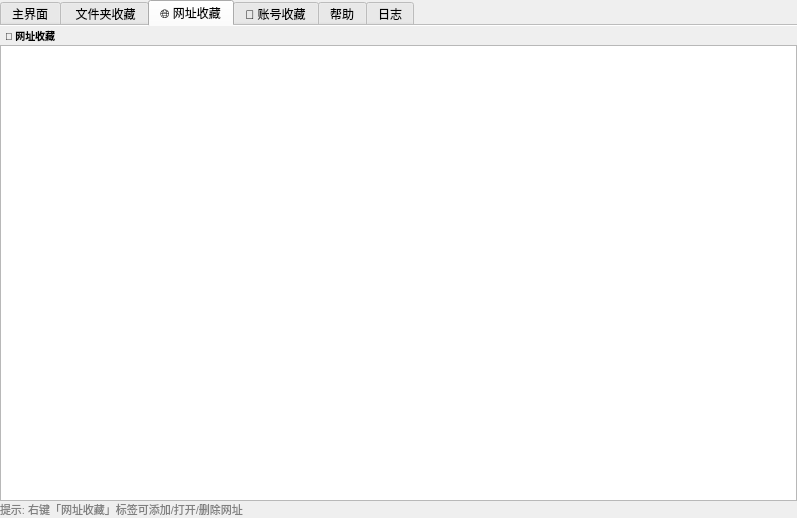
<?xml version="1.0" encoding="UTF-8"?>
<ui version="4.0">
 <class>MainWindowRoot</class>
 <widget class="QWidget" name="MainWindowRoot">
  <property name="geometry">
   <rect>
    <x>0</x>
    <y>0</y>
    <width>797</width>
    <height>505</height>
   </rect>
  </property>
  <property name="windowTitle">
   <string>L Notepad</string>
  </property>
  <layout class="QVBoxLayout" name="rootHostLayout">
   <property name="spacing">
    <number>0</number>
   </property>
   <property name="leftMargin">
    <number>0</number>
   </property>
   <property name="topMargin">
    <number>0</number>
   </property>
   <property name="rightMargin">
    <number>0</number>
   </property>
   <property name="bottomMargin">
    <number>0</number>
   </property>
   <item>
    <layout class="QVBoxLayout" name="verticalLayout_root">
     <property name="spacing">
      <number>0</number>
     </property>
     <property name="leftMargin">
      <number>0</number>
     </property>
     <property name="topMargin">
      <number>0</number>
     </property>
     <property name="rightMargin">
      <number>0</number>
     </property>
     <property name="bottomMargin">
      <number>0</number>
     </property>
     <item>
      <widget class="QTabWidget" name="tabs">
       <property name="currentIndex">
        <number>2</number>
       </property>
       <property name="documentMode">
        <bool>true</bool>
       </property>
       <widget class="QWidget" name="tab_main">
        <attribute name="title">
         <string>主界面</string>
        </attribute>
        <layout class="QVBoxLayout" name="verticalLayout_mainTab">
         <property name="spacing">
          <number>0</number>
         </property>
         <property name="leftMargin">
          <number>0</number>
         </property>
         <property name="topMargin">
          <number>0</number>
         </property>
         <property name="rightMargin">
          <number>0</number>
         </property>
         <property name="bottomMargin">
          <number>0</number>
         </property>
         <item>
          <widget class="QSplitter" name="splitter_main">
           <property name="orientation">
            <enum>Qt::Horizontal</enum>
           </property>
           <widget class="QWidget" name="left_panel">
            <property name="minimumSize">
             <size>
              <width>170</width>
              <height>0</height>
             </size>
            </property>
            <property name="maximumSize">
             <size>
              <width>220</width>
              <height>16777215</height>
             </size>
            </property>
            <layout class="QVBoxLayout" name="verticalLayout_left">
             <property name="spacing">
              <number>6</number>
             </property>
             <property name="leftMargin">
              <number>6</number>
             </property>
             <property name="topMargin">
              <number>8</number>
             </property>
             <property name="rightMargin">
              <number>4</number>
             </property>
             <property name="bottomMargin">
              <number>8</number>
             </property>
             <item>
              <widget class="QLineEdit" name="search_edit">
               <property name="placeholderText">
                <string>搜索标题…</string>
               </property>
              </widget>
             </item>
             <item>
              <widget class="QTreeWidget" name="notes_list">
               <property name="minimumSize">
                <size>
                 <width>150</width>
                 <height>0</height>
                </size>
               </property>
               <property name="indentation">
                <number>16</number>
               </property>
               <property name="uniformRowHeights">
                <bool>false</bool>
               </property>
               <property name="animated">
                <bool>true</bool>
               </property>
               <property name="wordWrap">
                <bool>true</bool>
               </property>
               <property name="headerHidden">
                <bool>true</bool>
               </property>
               <property name="expandsOnDoubleClick">
                <bool>true</bool>
               </property>
               <column>
                <property name="text">
                 <string>名称</string>
                </property>
               </column>
              </widget>
             </item>
             <item>
              <layout class="QHBoxLayout" name="horizontalLayout_leftButtons">
               <property name="spacing">
                <number>8</number>
               </property>
               <item>
                <widget class="QPushButton" name="btn_refresh">
                 <property name="text">
                  <string>刷新</string>
                 </property>
                </widget>
               </item>
               <item>
                <widget class="QPushButton" name="btn_favorite">
                 <property name="text">
                  <string>※ 置顶/收藏</string>
                 </property>
                </widget>
               </item>
              </layout>
             </item>
            </layout>
           </widget>
           <widget class="QWidget" name="right_panel">
            <layout class="QVBoxLayout" name="verticalLayout_right">
             <property name="spacing">
              <number>10</number>
             </property>
             <property name="leftMargin">
              <number>12</number>
             </property>
             <property name="topMargin">
              <number>10</number>
             </property>
             <property name="rightMargin">
              <number>12</number>
             </property>
             <property name="bottomMargin">
              <number>10</number>
             </property>
             <item>
              <layout class="QHBoxLayout" name="horizontalLayout_titleRow">
               <property name="spacing">
                <number>8</number>
               </property>
               <item>
                <widget class="QLineEdit" name="title_edit">
                 <property name="placeholderText">
                  <string>标题</string>
                 </property>
                </widget>
               </item>
               <item>
                <widget class="QComboBox" name="provider_combo">
                 <property name="minimumSize">
                  <size>
                   <width>120</width>
                   <height>0</height>
                  </size>
                 </property>
                </widget>
               </item>
               <item>
                <widget class="QLabel" name="label_model">
                 <property name="text">
                  <string>模型:</string>
                 </property>
                </widget>
               </item>
               <item>
                <widget class="QComboBox" name="model_combo">
                 <property name="minimumSize">
                  <size>
                   <width>260</width>
                   <height>0</height>
                  </size>
                 </property>
                 <property name="editable">
                  <bool>false</bool>
                 </property>
                </widget>
               </item>
               <item>
                <widget class="QPushButton" name="btn_refresh_models">
                 <property name="text">
                  <string>刷新模型</string>
                 </property>
                </widget>
               </item>
              </layout>
             </item>
             <item>
              <layout class="QHBoxLayout" name="horizontalLayout_tokenStats">
               <property name="spacing">
                <number>8</number>
               </property>
               <item>
                <widget class="QLabel" name="label_input_tokens">
                 <property name="text">
                  <string>输入: 0 tokens</string>
                 </property>
                </widget>
               </item>
               <item>
                <widget class="QLabel" name="label_output_tokens">
                 <property name="text">
                  <string>输出: 0 tokens</string>
                 </property>
                </widget>
               </item>
               <item>
                <widget class="QLabel" name="label_cost">
                 <property name="text">
                  <string>费用: 价格未知</string>
                 </property>
                </widget>
               </item>
               <item>
                <widget class="QLabel" name="label_price_source">
                 <property name="text">
                  <string>价格: 未加载</string>
                 </property>
                </widget>
               </item>
               <item>
                <spacer name="horizontalSpacer_tokenStats">
                 <property name="orientation">
                  <enum>Qt::Horizontal</enum>
                 </property>
                 <property name="sizeHint" stdset="0">
                  <size>
                   <width>40</width>
                   <height>20</height>
                  </size>
                 </property>
                </spacer>
               </item>
               <item>
                <widget class="QLabel" name="tab_count">
                 <property name="text">
                  <string>TextLabel</string>
                 </property>
                </widget>
               </item>
              </layout>
             </item>
             <item>
              <widget class="QTabWidget" name="ai_tabs">
               <property name="visible">
                <bool>false</bool>
               </property>
               <property name="documentMode">
                <bool>true</bool>
               </property>
               <property name="tabsClosable">
                <bool>true</bool>
               </property>
               <widget class="QWidget" name="ai_tab_template">
                <property name="visible">
                 <bool>false</bool>
                </property>
                <attribute name="title">
                 <string>Template</string>
                </attribute>
                <layout class="QVBoxLayout" name="ai_tab_layout_template">
                 <property name="spacing">
                  <number>10</number>
                 </property>
                 <property name="leftMargin">
                  <number>10</number>
                 </property>
                 <property name="topMargin">
                  <number>10</number>
                 </property>
                 <property name="rightMargin">
                  <number>10</number>
                 </property>
                 <property name="bottomMargin">
                  <number>10</number>
                 </property>
                 <item>
                  <widget class="QTextEdit" name="CodeEditor">
                   <property name="lineWrapMode">
                    <enum>QTextEdit::NoWrap</enum>
                   </property>
                   <property name="placeholderText">
                    <string>在这里输入问题，然后点击&quot;问AI&quot;。

支持多会话与上下文记忆。
支持模型：硅基流动 / 智谱 Zhipu。</string>
                   </property>
                  </widget>
                 </item>
                 <item>
                  <widget class="QTextEdit" name="AiAnswerViewer">
                   <property name="readOnly">
                    <bool>true</bool>
                   </property>
                   <property name="placeholderText">
                    <string>AI 回答会显示在这里（支持多会话上下文）</string>
                   </property>
                  </widget>
                 </item>
                </layout>
               </widget>
              </widget>
             </item>
             <item>
              <widget class="QTextEdit" name="content_edit">
               <property name="acceptDrops">
                <bool>true</bool>
               </property>
               <property name="lineWrapMode">
                <enum>QTextEdit::WidgetWidth</enum>
               </property>
              </widget>
             </item>
             <item>
              <widget class="QTextEdit" name="ai_answer_edit">
               <property name="visible">
                <bool>false</bool>
               </property>
               <property name="lineWrapMode">
                <enum>QTextEdit::WidgetWidth</enum>
               </property>
               <property name="readOnly">
                <bool>true</bool>
               </property>
               <property name="placeholderText">
                <string>AI 回答会显示在这里</string>
               </property>
              </widget>
             </item>
             <item>
              <layout class="QHBoxLayout" name="horizontalLayout_actionButtons">
               <item>
                <widget class="QPushButton" name="btn_new">
                 <property name="text">
                  <string>新建</string>
                 </property>
                </widget>
               </item>
               <item>
                <widget class="QPushButton" name="btn_save">
                 <property name="text">
                  <string>保存</string>
                 </property>
                </widget>
               </item>
               <item>
                <widget class="QPushButton" name="btn_delete">
                 <property name="text">
                  <string>删除</string>
                 </property>
                </widget>
               </item>
               <item>
                <spacer name="horizontalSpacer_actions">
                 <property name="orientation">
                  <enum>Qt::Horizontal</enum>
                 </property>
                 <property name="sizeHint" stdset="0">
                  <size>
                   <width>40</width>
                   <height>20</height>
                  </size>
                 </property>
                </spacer>
               </item>
               <item>
                <widget class="QPushButton" name="btn_ai_ask">
                 <property name="text">
                  <string>问AI</string>
                 </property>
                </widget>
               </item>
              </layout>
             </item>
            </layout>
           </widget>
          </widget>
         </item>
        </layout>
       </widget>
       <widget class="FolderFavoritesWidget" name="tab_folder_favorites">
        <attribute name="title">
         <string> 文件夹收藏</string>
        </attribute>
        <layout class="QVBoxLayout" name="verticalLayout_folderFavorites">
         <property name="spacing">
          <number>1</number>
         </property>
         <property name="leftMargin">
          <number>10</number>
         </property>
         <property name="topMargin">
          <number>2</number>
         </property>
         <property name="rightMargin">
          <number>10</number>
         </property>
         <property name="bottomMargin">
          <number>10</number>
         </property>
         <item>
          <widget class="QLabel" name="folder_favorites_title_label">
           <property name="styleSheet">
            <string notr="true">font-size: 10px; font-weight: bold; padding: 1px;</string>
           </property>
           <property name="text">
            <string>📁 文件夹收藏与命令</string>
           </property>
          </widget>
         </item>
         <item>
          <widget class="QListWidget" name="folder_favorites_list">
           <property name="contextMenuPolicy">
            <enum>Qt::CustomContextMenu</enum>
           </property>
          </widget>
         </item>
         <item>
          <widget class="QWidget" name="ClipboardGroup" native="true">
           <property name="styleSheet">
            <string>#ClipboardGroup { background-color: #2b2b2b; border-radius: 5px; padding: 5px; }</string>
           </property>
           <layout class="QVBoxLayout" name="verticalLayout_clipboardGroup">
            <property name="spacing">
             <number>1</number>
            </property>
            <property name="topMargin">
             <number>2</number>
            </property>
            <item>
             <layout class="QHBoxLayout" name="horizontalLayout_clipboardTitle">
              <item>
               <widget class="QLabel" name="clipboard_title_label">
                <property name="styleSheet">
                 <string notr="true">color: #cccccc; font-size: 9px; font-weight: bold; padding: 1px;</string>
                </property>
                <property name="text">
                 <string>📋 剪贴板历史</string>
                </property>
               </widget>
              </item>
              <item>
               <widget class="QLabel" name="clipboard_count_label">
                <property name="styleSheet">
                 <string notr="true">color: #89DDFF; font-size: 8px; padding: 3px 0px;</string>
                </property>
                <property name="text">
                 <string>0 条</string>
                </property>
               </widget>
              </item>
              <item>
               <spacer name="horizontalSpacer_clipboardTitle">
                <property name="orientation">
                 <enum>Qt::Horizontal</enum>
                </property>
                <property name="sizeHint" stdset="0">
                 <size>
                  <width>40</width>
                  <height>20</height>
                 </size>
                </property>
               </spacer>
              </item>
              <item>
               <widget class="QToolButton" name="ClipboardActionsButton">
                <property name="maximumSize">
                 <size>
                  <width>16777215</width>
                  <height>12</height>
                 </size>
                </property>
                <property name="cursor">
                 <cursorShape>PointingHandCursor</cursorShape>
                </property>
                <property name="styleSheet">
                 <string>QToolButton#ClipboardActionsButton { padding: 0 6px; font-size: 10px; line-height: 10px; border: 1px solid rgba(137, 221, 255, 0.25); border-radius: 5px; background: rgba(255,255,255,0.04); color: #89DDFF; margin: 0 4px; }
QToolButton#ClipboardActionsButton:hover { background: rgba(137, 221, 255, 0.15); }
QToolButton#ClipboardActionsButton::menu-indicator { image: none; width: 0; }
QMenu#ClipboardActionsMenu::item { height: 20px; padding: 0 16px; font-size: 12px; }</string>
                </property>
                <property name="text">
                 <string>▾</string>
                </property>
                <property name="popupMode">
                 <enum>QToolButton::InstantPopup</enum>
                </property>
               </widget>
              </item>
             </layout>
            </item>
            <item>
             <widget class="QLineEdit" name="clipboard_search">
              <property name="styleSheet">
               <string>background-color: #1e1e1e; border: 1px solid #3c3c3c; color: #d4d4d4; border-radius: 4px; padding: 4px 6px;</string>
              </property>
              <property name="placeholderText">
               <string>🔍 搜索剪贴板历史...</string>
              </property>
              <property name="clearButtonEnabled">
               <bool>true</bool>
              </property>
             </widget>
            </item>
            <item>
             <widget class="QListView" name="clipboard_list">
              <property name="contextMenuPolicy">
               <enum>Qt::CustomContextMenu</enum>
              </property>
              <property name="styleSheet">
               <string>QListView { background-color: #1e1e1e; border: 1px solid #3c3c3c; color: #d4d4d4; padding: 0; }
QListView::item { padding: 0px 4px; margin: 0; min-height: 14px; }
QListView::item:selected { background-color: #3a3a3a; }
QScrollBar:vertical { background: #1e1e1e; width: 10px; margin: 0; }
QScrollBar::handle:vertical { background: #5a5a5a; min-height: 20px; border-radius: 5px; }
QScrollBar::handle:vertical:hover { background: #6e6e6e; }
QScrollBar::add-line:vertical, QScrollBar::sub-line:vertical { height: 0; }
QScrollBar::add-page:vertical, QScrollBar::sub-page:vertical { background: transparent; }</string>
              </property>
              <property name="editTriggers">
               <set>QAbstractItemView::NoEditTriggers</set>
              </property>
              <property name="uniformItemSizes">
               <bool>true</bool>
              </property>
             </widget>
            </item>
           </layout>
          </widget>
         </item>
        </layout>
       </widget>
       <widget class="FolderFavoritesWidget" name="tab_url_favorites">
        <attribute name="title">
         <string>🌐 网址收藏</string>
        </attribute>
        <layout class="QVBoxLayout" name="verticalLayout_urlFavorites">
         <property name="spacing">
          <number>0</number>
         </property>
         <property name="leftMargin">
          <number>0</number>
         </property>
         <property name="topMargin">
          <number>0</number>
         </property>
         <property name="rightMargin">
          <number>0</number>
         </property>
         <property name="bottomMargin">
          <number>0</number>
         </property>
         <item>
          <widget class="QLabel" name="url_favorites_title_label">
           <property name="font">
            <font>
             <pointsize>-1</pointsize>
             <bold>true</bold>
            </font>
           </property>
           <property name="styleSheet">
            <string notr="true">font-size: 10px; font-weight: bold; padding: 2px;</string>
           </property>
           <property name="text">
            <string>🌐 网址收藏</string>
           </property>
          </widget>
         </item>
         <item>
          <widget class="QListWidget" name="url_favorites_list">
           <property name="contextMenuPolicy">
            <enum>Qt::CustomContextMenu</enum>
           </property>
          </widget>
         </item>
         <item>
          <widget class="QLabel" name="url_favorites_hint_label">
           <property name="styleSheet">
            <string notr="true">color: gray; font-size: 11px;</string>
           </property>
           <property name="text">
            <string>提示: 右键「网址收藏」标签可添加/打开/删除网址</string>
           </property>
          </widget>
         </item>
        </layout>
       </widget>
       <widget class="AccountFavoritesWidget" name="tab_account_favorites">
        <attribute name="title">
         <string>👤 账号收藏</string>
        </attribute>
       </widget>
       <widget class="QWidget" name="tab_help">
        <attribute name="title">
         <string>帮助</string>
        </attribute>
        <layout class="QVBoxLayout" name="verticalLayout_helpTab">
         <property name="leftMargin">
          <number>10</number>
         </property>
         <property name="topMargin">
          <number>10</number>
         </property>
         <property name="rightMargin">
          <number>10</number>
         </property>
         <property name="bottomMargin">
          <number>10</number>
         </property>
         <item>
          <widget class="QTextEdit" name="help_view">
           <property name="lineWrapMode">
            <enum>QTextEdit::WidgetWidth</enum>
           </property>
           <property name="readOnly">
            <bool>true</bool>
           </property>
          </widget>
         </item>
        </layout>
       </widget>
       <widget class="QWidget" name="tab_log">
        <attribute name="title">
         <string>日志</string>
        </attribute>
        <layout class="QVBoxLayout" name="verticalLayout_logTab">
         <property name="leftMargin">
          <number>10</number>
         </property>
         <property name="topMargin">
          <number>10</number>
         </property>
         <property name="rightMargin">
          <number>10</number>
         </property>
         <property name="bottomMargin">
          <number>10</number>
         </property>
         <item>
          <widget class="QTextEdit" name="log_view">
           <property name="lineWrapMode">
            <enum>QTextEdit::NoWrap</enum>
           </property>
           <property name="readOnly">
            <bool>true</bool>
           </property>
           <property name="placeholderText">
            <string>这里显示日志输出</string>
           </property>
          </widget>
         </item>
        </layout>
       </widget>
      </widget>
     </item>
    </layout>
   </item>
  </layout>
 </widget>
 <customwidgets>
  <customwidget>
   <class>FolderFavoritesWidget</class>
   <extends>QWidget</extends>
   <header>folder_favorites_widget</header>
   <container>1</container>
  </customwidget>
  <customwidget>
   <class>AccountFavoritesWidget</class>
   <extends>QWidget</extends>
   <header>accountfavoriteswidget.h</header>
  </customwidget>
 </customwidgets>
 <resources/>
 <connections/>
</ui>
